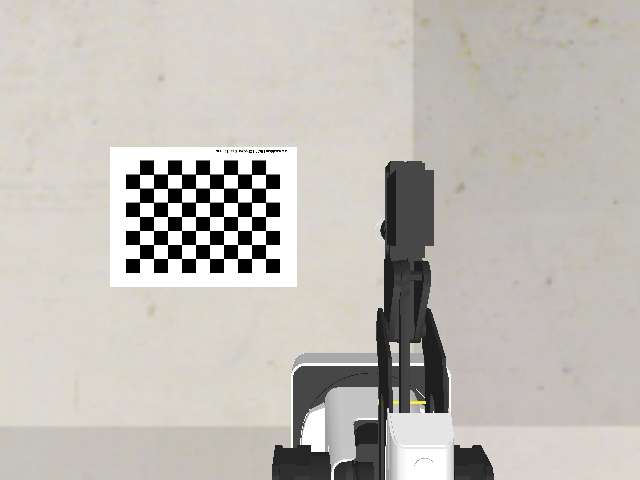
#> input picture Sim_base/Camera_cali_2/frame_0.png, 640 x 480 px; its folder holds only this picture in this run
$ python Intrinsic_1.py
#> lines starting #> are read from the running program, lines starting #| are printed output that depends on the picture; after the words box and inside, x2 and y2 are one past the last pixel; in counts of white or black regions, pixels touching at a corner belong together; long printed decimals are rounded
import cv2
import numpy as np
import glob

# 设置棋盘格的大小和角点数量
board_width = 7  # 棋盘格宽度
board_height = 10  # 棋盘格高度
square_size = 0.015  # 小方块的边长

# 准备对象点，如 (0,0,0), (1,0,0), (2,0,0) ..., (6,5,0)
objp = np.zeros((board_height * board_width, 3), np.float32)
objp[:, :2] = np.mgrid[0:board_width, 0:board_height].T.reshape(-1, 2)
objp *= square_size

# 存储所有图片的对象点和图像点
objpoints = []  # 3d point in real world space
imgpoints = []  # 2d points in image plane.

# 读取Camera_cali_2文件夹中的所有图片
images = glob.glob('Camera_cali_2/*.png')

for fname in images:
    img = cv2.imread(fname)
#> img is the input picture: shape (480, 640, 3); mean B, G, R 183.2, 189.3, 193
    gray = cv2.cvtColor(img, cv2.COLOR_BGR2GRAY)

    # 寻找棋盘格角点
    ret, corners = cv2.findChessboardCorners(gray, (board_width, board_height), None)
#> ret = True; corners = 70 rows, first 8: [139.5, 258.5], [139.5, 244.5], [139.5, 230.5], [139.5, 216.5], [139.5, 202.3], [139.5, 188.3], [139.5, 174.3], [153.5, 258.5]

    # 如果找到足够的角点，添加对象点和图像点
    if ret == True:
        objpoints.append(objp)
        imgpoints.append(corners)

        # 在图像上绘制并显示角点
        cv2.drawChessboardCorners(img, (board_width, board_height), corners, ret)
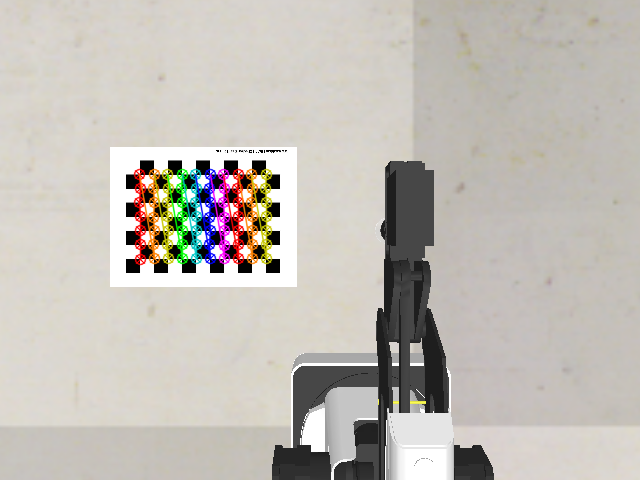
#> img: shape (480, 640, 3); 3.08% of pixels changed, all inside (x1, y1, x2, y2) = (133, 168, 273, 266)
        cv2.imshow('img', img)
        cv2.waitKey(500)

cv2.destroyAllWindows()

# 相机标定，计算内参和畸变系数
ret, mtx, dist, rvecs, tvecs = cv2.calibrateCamera(objpoints, imgpoints, gray.shape[::-1], None, None)
#> ret = 0.04; mtx = [[25699.8, 0, 341.5], [0, 26468.4, 226.8], [0, 0, 1]]; dist = [[-30.63, -0.00436, -0.0414, -0.163, -3.53e-07]]; rvecs = ([0.183, 0.168, -1.56],); tvecs = ([-0.217, 0.0331, 27.61],)

# 打印结果
print("Camera matrix:\n", mtx)
#| Camera matrix:
#|  [[2.56997826e+04 0.00000000e+00 3.41529137e+02]
#|  [0.00000000e+00 2.64684154e+04 2.26816983e+02]
#|  [0.00000000e+00 0.00000000e+00 1.00000000e+00]]
print("Distortion coefficients:\n", dist)
#| Distortion coefficients:
#|  [[-3.06277651e+01 -4.36405978e-03 -4.14324889e-02 -1.62993959e-01
#|   -3.53048557e-07]]

# 保存结果到文件
np.savez('calibration_results.npz', mtx=mtx, dist=dist, rvecs=rvecs, tvecs=tvecs)

$ run again, on Sim_base/Camera_cali_2/frame_12.png
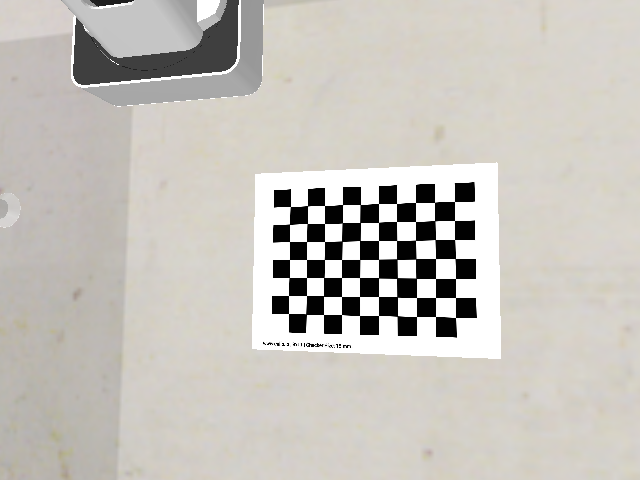
#> input picture Sim_base/Camera_cali_2/frame_12.png, 640 x 480 px
#> img is the input picture: shape (480, 640, 3); mean B, G, R 188.8, 194.9, 198.5
#> `ret, corners = cv2.findChessboardCorners(gray, (board_width, board_hei..`: ret = True; corners = 70 rows, first 8: [454.5, 201.5], [454.5, 220.5], [454.5, 239.5], [455.3, 258.6], [455.5, 278.5], [455.5, 297.5], [455.5, 317.5], [434.5, 202.5]
#> `cv2.drawChessboardCorners(img, (board_width, board_height), corners, r..`:
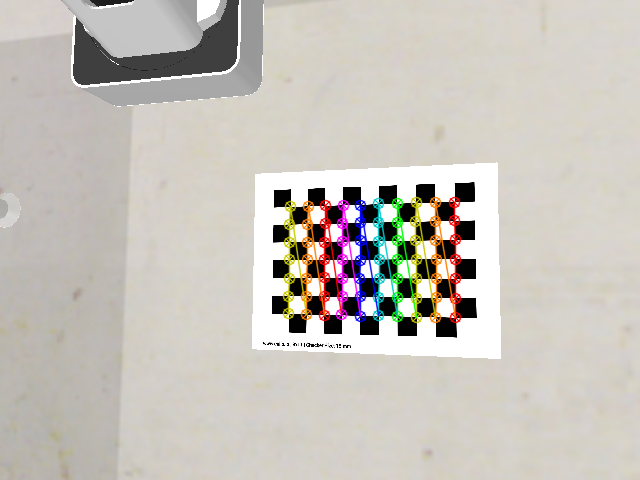
#> img: shape (480, 640, 3); 3.7% of pixels changed, all inside (x1, y1, x2, y2) = (282, 196, 462, 324)
#> `ret, mtx, dist, rvecs, tvecs = cv2.calibrateCamera(objpoints, imgpoint..`: ret = 0.308; mtx = [[840.8, 0, 278.9], [0, 831.9, 170.7], [0, 0, 1]]; dist = [[-0.502, 13.58, -0.0123, 0.00583, -103.3]]; rvecs = ([0.149, 0.41, 1.54],); tvecs = ([0.136, 0.0245, 0.651],)
#| Camera matrix:
#|  [[840.769   0.         278.925]
#|  [  0.         831.950 170.724]
#|  [  0.           0.           1.        ]]
#| Distortion coefficients:
#|  [[-5.02437950e-01  1.35807099e+01 -1.22784662e-02  5.82575561e-03
#|   -1.03316324e+02]]

$ run again, on Sim_base/Camera_cali_2/frame_13.png
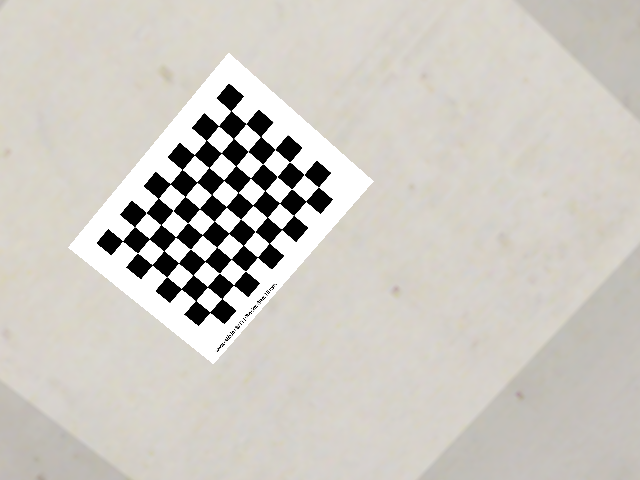
#> input picture Sim_base/Camera_cali_2/frame_13.png, 640 x 480 px
#> img is the input picture: shape (480, 640, 3); mean B, G, R 194.6, 201.3, 205.1
#> `ret, corners = cv2.findChessboardCorners(gray, (board_width, board_hei..`: ret = True; corners = 70 rows, first 8: [230.8, 110.6], [246, 123.5], [260.6, 136.6], [275, 149.5], [289.5, 162], [304, 174.5], [318.5, 187], [218.6, 126]
#> `cv2.drawChessboardCorners(img, (board_width, board_height), corners, r..`:
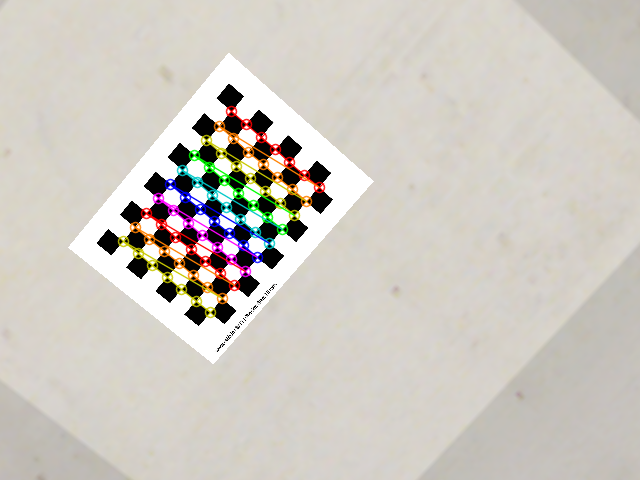
#> img: shape (480, 640, 3); 3.43% of pixels changed, all inside (x1, y1, x2, y2) = (117, 105, 326, 319)
#> `ret, mtx, dist, rvecs, tvecs = cv2.calibrateCamera(objpoints, imgpoint..`: ret = 0.231; mtx = [[345.7, 0, 364.1], [0, 337.4, 273.3], [0, 0, 1]]; dist = [[0.0442, -0.00468, 0.00576, 0.0181, -0.0139]]; rvecs = ([0.0677, -0.0483, 0.717],); tvecs = ([-0.104, -0.129, 0.265],)
#| Camera matrix:
#|  [[345.714   0.         364.080]
#|  [  0.         337.419 273.342]
#|  [  0.           0.           1.        ]]
#| Distortion coefficients:
#|  [[ 0.04417 -0.004678  0.005757  0.0181 -0.01387]]

$ run again, on Sim_base/Camera_cali_2/frame_14.png
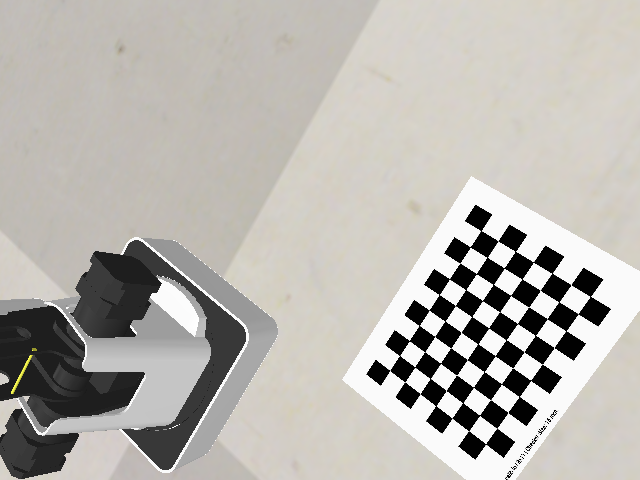
#> input picture Sim_base/Camera_cali_2/frame_14.png, 640 x 480 px
#> img is the input picture: shape (480, 640, 3); mean B, G, R 174.7, 180.1, 183.2
#> `ret, corners = cv2.findChessboardCorners(gray, (board_width, board_hei..`: ret = True; corners = 70 rows, first 8: [480.9, 230.7], [498, 241], [515.2, 251.5], [533.2, 262.2], [552.1, 273], [571, 284.9], [590.3, 296.4], [469.9, 247]
#> `cv2.drawChessboardCorners(img, (board_width, board_height), corners, r..`:
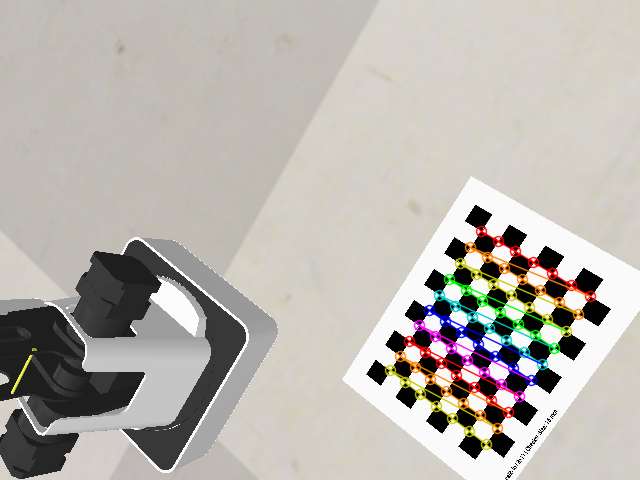
#> img: shape (480, 640, 3); 3.71% of pixels changed, all inside (x1, y1, x2, y2) = (384, 225, 597, 451)
#> `ret, mtx, dist, rvecs, tvecs = cv2.calibrateCamera(objpoints, imgpoint..`: ret = 0.22; mtx = [[543.9, 0, 328], [0, 537, 226.4], [0, 0, 1]]; dist = [[0.04, 0.156, -0.00797, -0.0182, -0.424]]; rvecs = ([0.0727, 0.418, 0.555],); tvecs = ([0.118, 0.00353, 0.414],)
#| Camera matrix:
#|  [[543.901   0.         327.967]
#|  [  0.         537.024 226.417 ]
#|  [  0.           0.           1.        ]]
#| Distortion coefficients:
#|  [[ 0.04004  0.1556 -0.007966 -0.01819 -0.4243]]

$ run again, on Sim_base/Camera_cali_2/frame_1.png
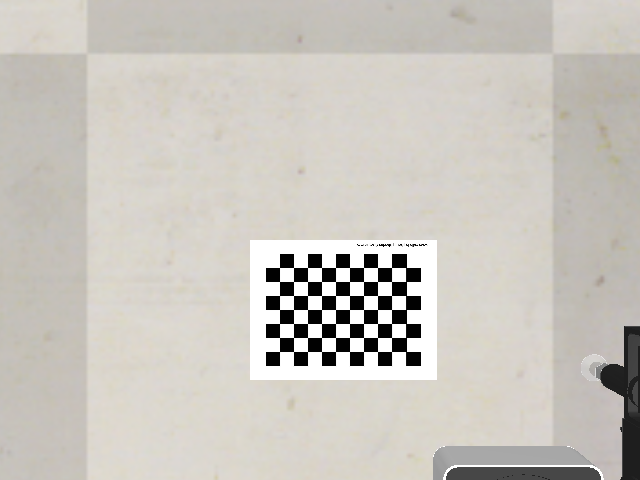
#> input picture Sim_base/Camera_cali_2/frame_1.png, 640 x 480 px
#> img is the input picture: shape (480, 640, 3); mean B, G, R 190.7, 197.6, 201.6
#> `ret, corners = cv2.findChessboardCorners(gray, (board_width, board_hei..`: ret = True; corners = 70 rows, first 8: [279.5, 351.5], [279.5, 337.5], [279.5, 323.5], [279.5, 309.5], [279.5, 295.5], [279.5, 281.5], [279.5, 267.5], [293.5, 351.5]
#> `cv2.drawChessboardCorners(img, (board_width, board_height), corners, r..`:
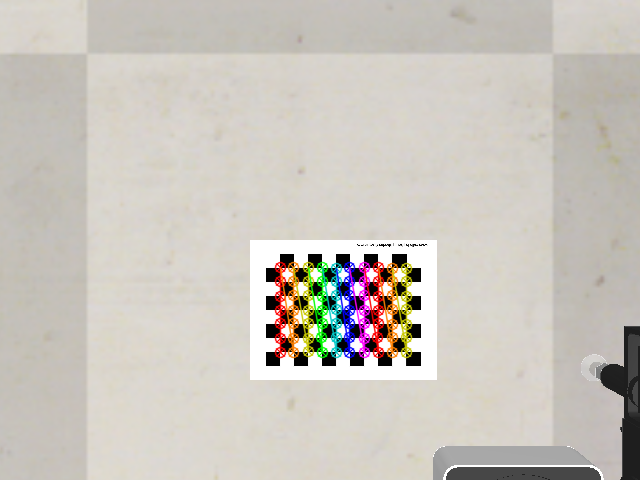
#> img: shape (480, 640, 3); 3.09% of pixels changed, all inside (x1, y1, x2, y2) = (274, 261, 413, 359)
#> `ret, mtx, dist, rvecs, tvecs = cv2.calibrateCamera(objpoints, imgpoint..`: ret = 0.098; mtx = [[14158.8, 0, 319.5], [0, 15800.7, 242.4], [0, 0, 1]]; dist = [[158, 0.0152, -0.517, -0.0333, 1.32e-06]]; rvecs = ([0.353, 0.354, -1.54],); tvecs = ([-0.0429, 0.105, 15.19],)
#| Camera matrix:
#|  [[1.41588305e+04 0.00000000e+00 3.19546648e+02]
#|  [0.00000000e+00 1.58007456e+04 2.42358828e+02]
#|  [0.00000000e+00 0.00000000e+00 1.00000000e+00]]
#| Distortion coefficients:
#|  [[ 1.57999146e+02  1.52183293e-02 -5.17467247e-01 -3.32557125e-02
#|    1.31611089e-06]]
